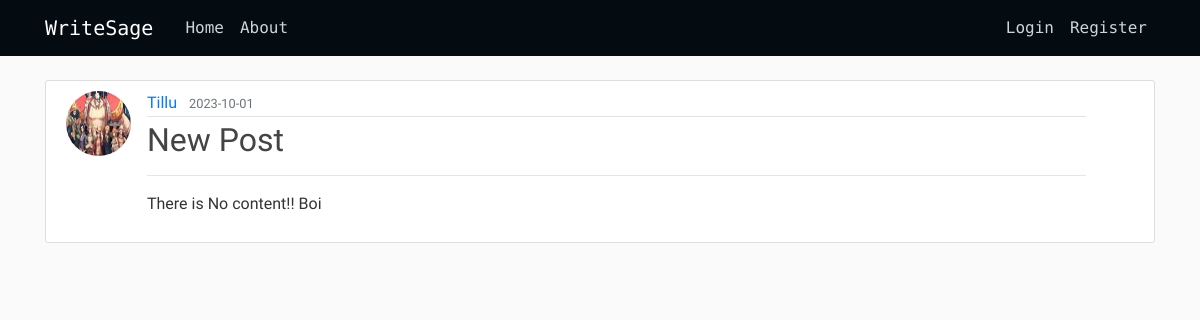
Screenshot of /post/3 with the database file from the repository.
### writesage/models.py (models this page shows, shortened)
class User(db.Model, UserMixin):
    id = db.Column(db.Integer, primary_key=True)
    username = db.Column(db.String(20),unique=True,nullable=False)
    email=db.Column(db.String(120),unique=True,nullable=False)
    image_file = db.Column(db.String(20),nullable=False,default='default.jpg')
    password=db.Column(db.String(60),nullable=False)
    posts = db.relationship('Post',backref='author',lazy=True)

class Post(db.Model):
    id = db.Column(db.Integer, primary_key=True)
    title = db.Column(db.String(100),nullable=False)
    date_posted = db.Column(db.DateTime,nullable=False,default=datetime.utcnow())
    desc = db.Column(db.Text,nullable=False)
    content = db.Column(db.Text,nullable=False)
    user_id = db.Column(db.Integer,db.ForeignKey('user.id'),nullable=False)

### writesage/posts/routes.py (the view)
@posts.route('/post/<int:post_id>')
def post(post_id):
    post = Post.query.get_or_404(post_id)
    return render_template('post.html',title = post.title, post=post)

### writesage/templates/post.html (shortened to what this page needs)
{% extends 'layout.html' %}
{% block hehe %}
<article class="media content-section">
    <img src="{{url_for('static',filename = 'pictures/' + post.author.image_file)}}" alt="" class="rounded-circle article-img">
    <div class="media-body mr-5">
        <div class="article-metadata">
            <a class="mr-2" href="{{url_for('users.user_posts',username = post.author.username)}}">{{ post.author.username }}</a>
            <small class="text-muted">{{ post.date_posted.strftime('%Y-%m-%d')}}</small>
        </div>
        <h2 class="article-title ">{{ post.title }}</h2>
        <hr>
        <p class="article-content "> {{ post.content|safe }}</p>
    </div>
</article>
{% endblock hehe%}

### writesage/static/main.css (style rules this page uses)
* { padding : 0px; }
body { background: #fafafa; color: #333333; margin-top: 5rem; }
h1, h2, h3, h4, h5, h6 { color: #444444; }
.content-section { background: #ffffff; padding: 10px 20px; border: 1px solid #dddddd; border-radius: 3px; margin-bottom: 20px; }
.article-title { color: #444444; }
.article-content { white-space: pre-line; }
.article-img { height: 65px; width: 65px; margin-right: 16px; }
.article-metadata { padding-bottom: 1px; margin-bottom: 4px; border-bottom: 1px solid #e3e3e3 }

### rows the page displays
User: image_file (picture), author.username "Tillu"
Post: date_posted "2023-10-01", title "New Post", content "There is No content!! Boi"
